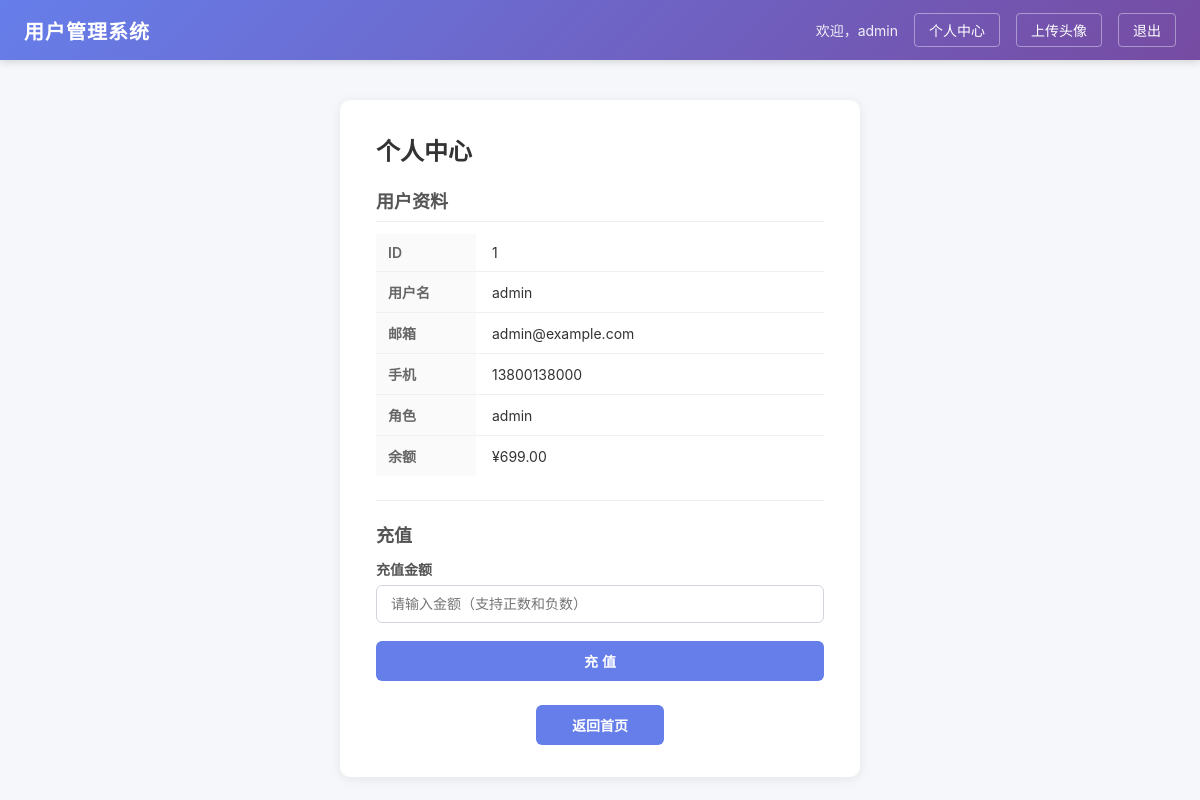
Page /profile?user_id=1 (signed in) on the earlier database version.
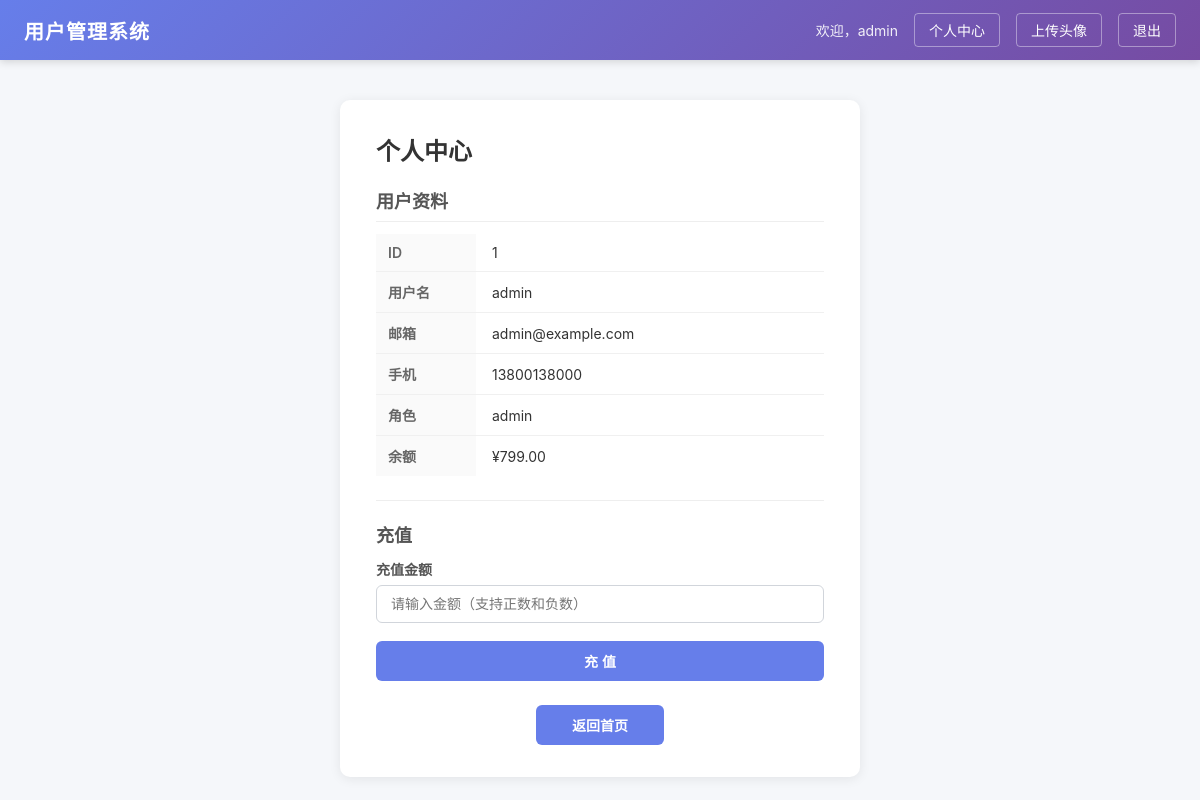
Same page on the later database version.
### tables this page shows
CREATE TABLE users (
        id INTEGER PRIMARY KEY AUTOINCREMENT,
        username TEXT UNIQUE NOT NULL,
        password TEXT NOT NULL,
        email TEXT,
        phone TEXT,
        balance REAL DEFAULT 0,
        role TEXT DEFAULT 'user'
    );

### app.py (the view)
@app.route("/profile", methods=["GET"])
def profile():
    if "username" not in session:
        return redirect(url_for("login"))
    user_id = request.args.get("user_id")
    if not user_id:
        return "缺少 user_id 参数", 400
    user_info = _get_user_by_id(user_id)
    if not user_info:
        return "用户不存在", 404
    return render_template("profile.html", user=user_info)

### app.py (called while the page is built)
def _get_user_by_id(user_id):
    try:
        uid = int(user_id)
    except (ValueError, TypeError):
        return None
    try:
        conn = sqlite3.connect(DB_PATH)
        c = conn.cursor()
        c.execute("SELECT id, username, email, phone, balance, role FROM users WHERE id = ?", (uid,))
        row = c.fetchone()
        conn.close()
        if row:
            return {
                "id": row[0],
                "username": row[1],
                "email": row[2],
                "phone": row[3],
                "balance": row[4],
                "role": row[5],
            }
    except:
        pass
    return None

def _generate_csrf_token():
    if "_csrf_token" not in session:
        session["_csrf_token"] = secrets.token_hex(32)
    return session["_csrf_token"]

@app.before_request
def _refresh_session():
    if session.get("username"):
        session.permanent = True

### templates/profile.html (shortened to what this page needs)
{% extends "base.html" %}
{% block content %}
<div class="card profile-card">
    <h2>个人中心</h2>
    <div class="user-info">
        <h3>用户资料</h3>
        <table class="info-table">
            <tr>
                <td class="info-label">ID</td>
                <td class="info-value">{{ user.id }}</td>
            </tr>
            <tr>
                <td class="info-label">用户名</td>
                <td class="info-value">{{ user.username }}</td>
            </tr>
            <tr>
                <td class="info-label">邮箱</td>
                <td class="info-value">{{ user.email }}</td>
            </tr>
            <tr>
                <td class="info-label">手机</td>
                <td class="info-value">{{ user.phone }}</td>
            </tr>
            <tr>
                <td class="info-label">角色</td>
                <td class="info-value">{{ user.role }}</td>
            </tr>
            <tr>
                <td class="info-label">余额</td>
                <td class="info-value">¥{{ "%.2f"|format(user.balance) }}</td>
            </tr>
        </table>
    </div>
    <div class="recharge-section">
        <h3>充值</h3>
        <form method="post" action="/recharge" class="recharge-form">
            <div class="form-group">
                <label for="amount">充值金额</label>
                <input type="text" id="amount" name="amount" placeholder="请输入金额（支持正数和负数）" class="recharge-input">
            </div>
            <div class="form-group">
                <button type="submit" class="btn btn-primary">充 值</button>
            </div>
        </form>
    </div>
    <div class="action-row">
        <a href="/" class="btn btn-primary" style="width:auto;padding:10px 36px;">返回首页</a>
    </div>
</div>
{% endblock %}

### templates/base.html (shortened to what this page needs)
<!DOCTYPE html>
<html lang="zh-CN">
<head>
    <link rel="stylesheet" href="/static/css/style.css">
</head>
<body>
    <nav class="navbar">
        <div class="nav-left">
            <a href="/" class="brand">用户管理系统</a>
        </div>
        <div class="nav-right">
            {% if session.get("username") %}
                <span class="nav-welcome">欢迎，{{ session["username"] }}</span>
                <a href="/profile?user_id=1" class="nav-link">个人中心</a>
                <a href="/upload" class="nav-link">上传头像</a>
                <form method="post" action="/logout" class="inline-form">
                    <button type="submit" class="nav-link-btn">退出</button>
                </form>
            {% else %}
                <a href="/login" class="nav-link">登录</a>
                <a href="/register" class="nav-link">注册</a>
            {% endif %}
        </div>
    </nav>
    <main class="container">
        {% block content %}{% endblock %}
    </main>
</body>
</html>

### static/css/style.css (style rules this page uses)
* { margin: 0; padding: 0; box-sizing: border-box; }
body { font-family: -apple-system, BlinkMacSystemFont, "Segoe UI", Roboto, "Helvetica Neue", Arial, sans-serif; background-color: #f5f7fa; color: #333; min-height: 100vh; }
a { text-decoration: none; color: inherit; }
.navbar { display: flex; justify-content: space-between; align-items: center; padding: 0 24px; height: 60px; background: linear-gradient(135deg, #667eea 0%, #764ba2 100%); color: #fff; box-shadow: 0 2px 8px rgba(0, 0, 0, 0.15); }
.nav-left { display: flex; align-items: center; }
.nav-left .brand { font-size: 20px; font-weight: 700; letter-spacing: 1px; color: #fff; }
.nav-right { display: flex; align-items: center; gap: 16px; }
.nav-welcome { font-size: 14px; opacity: 0.9; }
.nav-link { font-size: 14px; padding: 6px 14px; border-radius: 4px; border: 1px solid rgba(255, 255, 255, 0.4); color: #fff; transition: background 0.2s; }
.inline-form { display: inline; margin: 0; padding: 0; }
.nav-link-btn { font-size: 14px; padding: 6px 14px; border-radius: 4px; border: 1px solid rgba(255, 255, 255, 0.4); background: transparent; color: #fff; cursor: pointer; font-family: inherit; transition: background 0.2s; }
.container { max-width: 720px; margin: 40px auto; padding: 0 20px; }
.card { background: #fff; border-radius: 10px; box-shadow: 0 2px 12px rgba(0, 0, 0, 0.08); padding: 32px 36px; margin-bottom: 20px; }
.card h2 { font-size: 24px; margin-bottom: 20px; color: #333; }
.form-group { margin-bottom: 18px; }
.form-group label { display: block; font-size: 14px; font-weight: 600; margin-bottom: 6px; color: #555; }
.form-group input { width: 100%; padding: 10px 14px; border: 1px solid #d1d5db; border-radius: 6px; font-size: 14px; outline: none; transition: border-color 0.2s; }
.btn { display: inline-block; padding: 10px 22px; font-size: 14px; font-weight: 600; border: none; border-radius: 6px; cursor: pointer; text-align: center; transition: background 0.2s, opacity 0.2s; }
.btn-primary { background: #667eea; color: #fff; width: 100%; }
.user-info { margin: 16px 0; }
.user-info h3 { font-size: 18px; margin-bottom: 12px; color: #555; border-bottom: 1px solid #eee; padding-bottom: 8px; }
.info-table { width: 100%; border-collapse: collapse; }
.info-table tr { border-bottom: 1px solid #f0f0f0; }
.info-table tr:last-child { border-bottom: none; }
.info-label { width: 100px; padding: 10px 12px; font-size: 14px; font-weight: 600; color: #666; background: #fafafa; }
.info-value { padding: 10px 16px; font-size: 14px; color: #333; }
.action-row { margin-top: 24px; text-align: center; }
.profile-card { max-width: 520px; margin: 0 auto; }
.recharge-section { margin: 24px 0; padding-top: 20px; border-top: 1px solid #eee; }
.recharge-section h3 { font-size: 18px; margin-bottom: 12px; color: #555; }
.recharge-input { width: 100%; padding: 10px 14px; border: 1px solid #d1d5db; border-radius: 6px; font-size: 16px; outline: none; transition: border-color 0.2s; }

Differences in the rows shown:
changed users "admin": balance "699.00" → "799.00"
